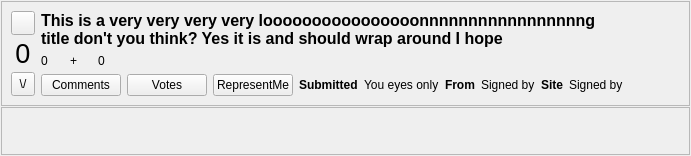
<?xml version="1.0" encoding="UTF-8"?>
<ui version="4.0">
 <class>MeshDemocItem</class>
 <widget class="QWidget" name="MeshDemocItem">
  <property name="geometry">
   <rect>
    <x>0</x>
    <y>0</y>
    <width>691</width>
    <height>156</height>
   </rect>
  </property>
  <property name="font">
   <font>
    <pointsize>9</pointsize>
   </font>
  </property>
  <property name="windowTitle">
   <string notr="true"/>
  </property>
  <layout class="QVBoxLayout" name="verticalLayout_2">
   <property name="spacing">
    <number>1</number>
   </property>
   <property name="margin">
    <number>1</number>
   </property>
   <item>
    <widget class="QFrame" name="frame">
     <property name="sizePolicy">
      <sizepolicy hsizetype="Expanding" vsizetype="Fixed">
       <horstretch>0</horstretch>
       <verstretch>0</verstretch>
      </sizepolicy>
     </property>
     <property name="styleSheet">
      <string notr="true"/>
     </property>
     <property name="frameShape">
      <enum>QFrame::StyledPanel</enum>
     </property>
     <property name="frameShadow">
      <enum>QFrame::Raised</enum>
     </property>
     <layout class="QGridLayout" name="gridLayout">
      <item row="2" column="1">
       <widget class="QPushButton" name="commentButton">
        <property name="text">
         <string>Comments</string>
        </property>
       </widget>
      </item>
      <item row="0" column="0" rowspan="3">
       <layout class="QVBoxLayout" name="verticalLayout">
        <property name="spacing">
         <number>0</number>
        </property>
        <item>
         <widget class="QToolButton" name="voteUpButton">
          <property name="minimumSize">
           <size>
            <width>24</width>
            <height>24</height>
           </size>
          </property>
          <property name="toolTip">
           <string>Vote up</string>
          </property>
          <property name="text">
           <string/>
          </property>
          <property name="icon">
           <iconset resource="../images.qrc">
            <normaloff>:/images/go-up.png</normaloff>:/images/go-up.png</iconset>
          </property>
         </widget>
        </item>
        <item>
         <widget class="QLabel" name="scoreLabel">
          <property name="font">
           <font>
            <pointsize>20</pointsize>
           </font>
          </property>
          <property name="text">
           <string>0</string>
          </property>
          <property name="alignment">
           <set>Qt::AlignCenter</set>
          </property>
         </widget>
        </item>
        <item>
         <widget class="QToolButton" name="voteDownButton">
          <property name="minimumSize">
           <size>
            <width>24</width>
            <height>24</height>
           </size>
          </property>
          <property name="toolTip">
           <string>Vote down</string>
          </property>
          <property name="text">
           <string>\/</string>
          </property>
          <property name="icon">
           <iconset resource="../images.qrc">
            <normaloff>:/images/go-down.png</normaloff>:/images/go-down.png</iconset>
          </property>
         </widget>
        </item>
       </layout>
      </item>
      <item row="0" column="1" colspan="9">
       <widget class="QLabel" name="titleLabel">
        <property name="sizePolicy">
         <sizepolicy hsizetype="Preferred" vsizetype="Expanding">
          <horstretch>0</horstretch>
          <verstretch>0</verstretch>
         </sizepolicy>
        </property>
        <property name="font">
         <font>
          <pointsize>12</pointsize>
          <weight>75</weight>
          <bold>true</bold>
         </font>
        </property>
        <property name="text">
         <string>This is a very very very very loooooooooooooooonnnnnnnnnnnnnnnnng title don't you think? Yes it is and should wrap around I hope</string>
        </property>
        <property name="alignment">
         <set>Qt::AlignLeading|Qt::AlignLeft|Qt::AlignTop</set>
        </property>
        <property name="wordWrap">
         <bool>true</bool>
        </property>
        <property name="openExternalLinks">
         <bool>true</bool>
        </property>
       </widget>
      </item>
      <item row="2" column="2">
       <widget class="QPushButton" name="votesButton">
        <property name="text">
         <string>Votes</string>
        </property>
       </widget>
      </item>
      <item row="2" column="3">
       <widget class="QPushButton" name="representButton">
        <property name="text">
         <string>RepresentMe</string>
        </property>
       </widget>
      </item>
      <item row="2" column="4">
       <widget class="QLabel" name="dateBoldLabel">
        <property name="sizePolicy">
         <sizepolicy hsizetype="Preferred" vsizetype="Fixed">
          <horstretch>0</horstretch>
          <verstretch>0</verstretch>
         </sizepolicy>
        </property>
        <property name="font">
         <font>
          <pointsize>9</pointsize>
          <weight>75</weight>
          <bold>true</bold>
         </font>
        </property>
        <property name="text">
         <string>Submitted</string>
        </property>
       </widget>
      </item>
      <item row="2" column="5">
       <widget class="QLabel" name="dateLabel">
        <property name="sizePolicy">
         <sizepolicy hsizetype="Expanding" vsizetype="Fixed">
          <horstretch>0</horstretch>
          <verstretch>0</verstretch>
         </sizepolicy>
        </property>
        <property name="font">
         <font>
          <pointsize>9</pointsize>
         </font>
        </property>
        <property name="text">
         <string notr="true">You eyes only</string>
        </property>
        <property name="openExternalLinks">
         <bool>true</bool>
        </property>
       </widget>
      </item>
      <item row="2" column="6">
       <widget class="QLabel" name="fromBoldLabel">
        <property name="sizePolicy">
         <sizepolicy hsizetype="Preferred" vsizetype="Fixed">
          <horstretch>0</horstretch>
          <verstretch>0</verstretch>
         </sizepolicy>
        </property>
        <property name="font">
         <font>
          <pointsize>9</pointsize>
          <weight>75</weight>
          <bold>true</bold>
         </font>
        </property>
        <property name="text">
         <string>From</string>
        </property>
       </widget>
      </item>
      <item row="2" column="7">
       <widget class="GxsIdLabel" name="fromLabel">
        <property name="sizePolicy">
         <sizepolicy hsizetype="Expanding" vsizetype="Fixed">
          <horstretch>0</horstretch>
          <verstretch>0</verstretch>
         </sizepolicy>
        </property>
        <property name="font">
         <font>
          <pointsize>9</pointsize>
         </font>
        </property>
        <property name="text">
         <string notr="true">Signed by</string>
        </property>
        <property name="openExternalLinks">
         <bool>true</bool>
        </property>
       </widget>
      </item>
      <item row="2" column="8">
       <widget class="QLabel" name="fromBoldLabel_2">
        <property name="sizePolicy">
         <sizepolicy hsizetype="Preferred" vsizetype="Fixed">
          <horstretch>0</horstretch>
          <verstretch>0</verstretch>
         </sizepolicy>
        </property>
        <property name="font">
         <font>
          <pointsize>9</pointsize>
          <weight>75</weight>
          <bold>true</bold>
         </font>
        </property>
        <property name="text">
         <string>Site</string>
        </property>
       </widget>
      </item>
      <item row="2" column="9">
       <widget class="QLabel" name="siteLabel">
        <property name="sizePolicy">
         <sizepolicy hsizetype="Expanding" vsizetype="Fixed">
          <horstretch>0</horstretch>
          <verstretch>0</verstretch>
         </sizepolicy>
        </property>
        <property name="font">
         <font>
          <pointsize>9</pointsize>
         </font>
        </property>
        <property name="text">
         <string notr="true">Signed by</string>
        </property>
        <property name="openExternalLinks">
         <bool>true</bool>
        </property>
       </widget>
      </item>
      <item row="2" column="10">
       <spacer name="horizontalSpacer">
        <property name="orientation">
         <enum>Qt::Horizontal</enum>
        </property>
        <property name="sizeHint" stdset="0">
         <size>
          <width>118</width>
          <height>20</height>
         </size>
        </property>
       </spacer>
      </item>
      <item row="1" column="1">
       <layout class="QHBoxLayout" name="horizontalLayout_2">
        <item>
         <widget class="QLabel" name="directScoreLabel">
          <property name="toolTip">
           <string>Direct Score</string>
          </property>
          <property name="text">
           <string>0</string>
          </property>
         </widget>
        </item>
        <item>
         <widget class="QLabel" name="label_2">
          <property name="text">
           <string>+</string>
          </property>
         </widget>
        </item>
        <item>
         <widget class="QLabel" name="liquidScoreLabel">
          <property name="toolTip">
           <string>Score From Represetitves</string>
          </property>
          <property name="text">
           <string>0</string>
          </property>
         </widget>
        </item>
       </layout>
      </item>
     </layout>
    </widget>
   </item>
   <item>
    <widget class="QFrame" name="frame_notes">
     <property name="frameShape">
      <enum>QFrame::StyledPanel</enum>
     </property>
     <property name="frameShadow">
      <enum>QFrame::Raised</enum>
     </property>
     <layout class="QGridLayout" name="gridLayout_2">
      <property name="margin">
       <number>1</number>
      </property>
      <item row="0" column="0">
       <widget class="QLabel" name="notes">
        <property name="styleSheet">
         <string notr="true"/>
        </property>
        <property name="text">
         <string/>
        </property>
        <property name="wordWrap">
         <bool>true</bool>
        </property>
       </widget>
      </item>
     </layout>
    </widget>
   </item>
  </layout>
 </widget>
 <customwidgets>
  <customwidget>
   <class>GxsIdLabel</class>
   <extends>QLabel</extends>
   <header>gui/gxs/GxsIdLabel.h</header>
  </customwidget>
 </customwidgets>
 <resources>
  <include location="../images.qrc"/>
 </resources>
 <connections/>
</ui>
